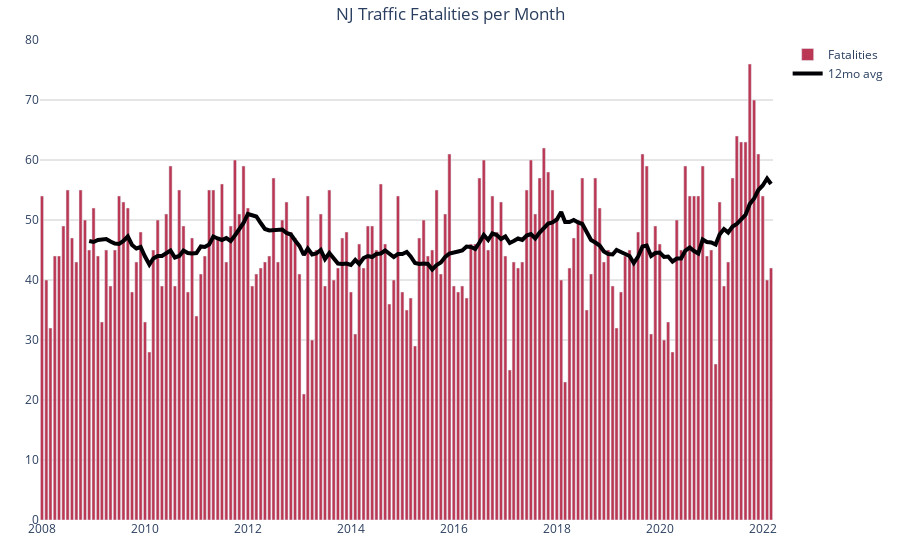

The notebook cell saved with this chart:
### Markdown cell above
### Fatalities per month

### Code cell
margin = 40

fig = go.Figure()
fig.add_trace(go.Bar(x=fatalities_per_month.index, y=fatalities_per_month.values, name='Fatalities', marker_color=color1))
fig.add_trace(go.Scatter(x=rolling.index, y=rolling.values, name='12mo avg', line={'width': 4, 'color': color2, }))
fig.update_layout(
    paper_bgcolor='white',
    plot_bgcolor='white',
    title='NJ Traffic Fatalities per Month',
    title_x=0.5,
    margin=dict(l=margin, r=margin, t=margin, b=margin),
)
fig.update_yaxes(gridcolor=gridcolor)
fig.write_image('fatalities_per_month.png', width=1200, height=600)
fig.show()

### Figure 1 — Plotly figure (JSON) as saved in the notebook; plotly's stock layout.template omitted (floating-point values rounded to 4 significant figures; data arrays with more than 128 entries replaced by an {"elided": "..."} marker saying what was removed)
{"data": [{"marker": {"color": "#ba3853"}, "name": "Fatalities", "type": "bar", "x": {"elided": "171 str values"}, "y": {"elided": "171 int values"}}, {"line": {"color": "#000004", "width": 4}, "name": "12mo avg", "type": "scatter", "x": {"elided": "171 str values"}, "y": {"elided": "171 float values"}}], "layout": {"margin": {"b": 40, "l": 40, "r": 40, "t": 40}, "paper_bgcolor": "white", "plot_bgcolor": "white", "title": {"text": "NJ Traffic Fatalities per Month", "x": 0.5}, "yaxis": {"gridcolor": "#ccc"}}}
